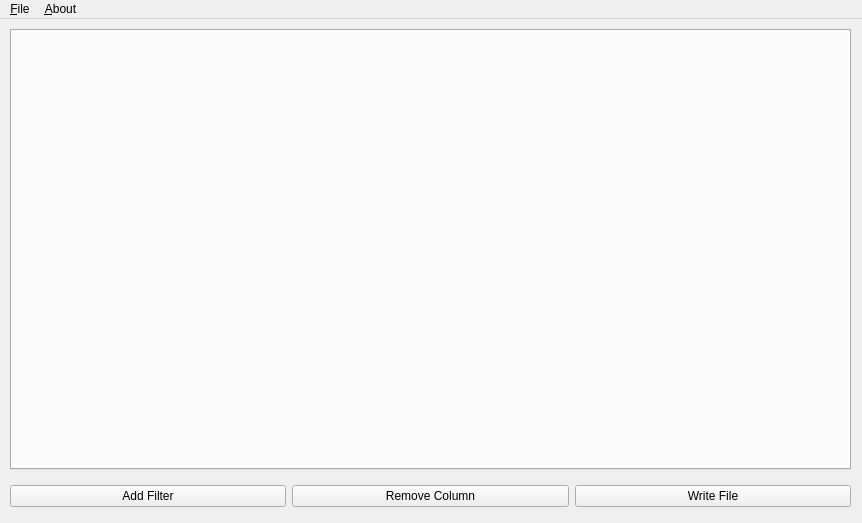
<?xml version="1.0" encoding="UTF-8"?>
<ui version="4.0">
 <class>mainwindow</class>
 <widget class="QMainWindow" name="mainwindow">
  <property name="geometry">
   <rect>
    <x>0</x>
    <y>0</y>
    <width>862</width>
    <height>523</height>
   </rect>
  </property>
  <property name="sizePolicy">
   <sizepolicy hsizetype="Fixed" vsizetype="Fixed">
    <horstretch>0</horstretch>
    <verstretch>0</verstretch>
   </sizepolicy>
  </property>
  <property name="minimumSize">
   <size>
    <width>862</width>
    <height>523</height>
   </size>
  </property>
  <property name="maximumSize">
   <size>
    <width>862</width>
    <height>523</height>
   </size>
  </property>
  <property name="windowTitle">
   <string>XLS Polisher</string>
  </property>
  <widget class="QWidget" name="centralwidget">
   <widget class="QWidget" name="layoutWidget">
    <property name="geometry">
     <rect>
      <x>10</x>
      <y>460</y>
      <width>841</width>
      <height>34</height>
     </rect>
    </property>
    <layout class="QHBoxLayout" name="horizontalLayout">
     <item>
      <widget class="QPushButton" name="addFilterButton">
       <property name="text">
        <string>Add Filter</string>
       </property>
       <property name="icon">
        <iconset>
         <normalon>:/icons/icons/black101.png</normalon>
        </iconset>
       </property>
      </widget>
     </item>
     <item>
      <widget class="QPushButton" name="removeColumnButton">
       <property name="text">
        <string>Remove Column</string>
       </property>
       <property name="icon">
        <iconset>
         <normalon>:/icons/icons/recycle4.png</normalon>
        </iconset>
       </property>
      </widget>
     </item>
     <item>
      <widget class="QPushButton" name="writeButton">
       <property name="text">
        <string>Write File</string>
       </property>
       <property name="icon">
        <iconset>
         <normalon>:/icons/icons/diskette4.png</normalon>
        </iconset>
       </property>
      </widget>
     </item>
    </layout>
   </widget>
   <widget class="QTabWidget" name="tabList">
    <property name="geometry">
     <rect>
      <x>10</x>
      <y>10</y>
      <width>841</width>
      <height>441</height>
     </rect>
    </property>
    <property name="minimumSize">
     <size>
      <width>841</width>
      <height>441</height>
     </size>
    </property>
    <property name="tabPosition">
     <enum>QTabWidget::North</enum>
    </property>
    <property name="tabShape">
     <enum>QTabWidget::Rounded</enum>
    </property>
    <property name="currentIndex">
     <number>-1</number>
    </property>
    <property name="elideMode">
     <enum>Qt::ElideNone</enum>
    </property>
    <property name="documentMode">
     <bool>false</bool>
    </property>
    <property name="tabsClosable">
     <bool>true</bool>
    </property>
    <property name="movable">
     <bool>true</bool>
    </property>
   </widget>
  </widget>
  <widget class="QMenuBar" name="menubar">
   <property name="geometry">
    <rect>
     <x>0</x>
     <y>0</y>
     <width>862</width>
     <height>26</height>
    </rect>
   </property>
   <widget class="QMenu" name="menuFile">
    <property name="title">
     <string>&amp;File</string>
    </property>
    <addaction name="actionOpenFile"/>
    <addaction name="separator"/>
    <addaction name="actionOpen_Configuration"/>
    <addaction name="actionSave_Configuration"/>
    <addaction name="separator"/>
    <addaction name="actionQuit"/>
   </widget>
   <widget class="QMenu" name="menuAbout">
    <property name="title">
     <string>&amp;About</string>
    </property>
    <addaction name="actionCredits"/>
    <addaction name="separator"/>
   </widget>
   <addaction name="menuFile"/>
   <addaction name="menuAbout"/>
  </widget>
  <action name="actionOpenFile">
   <property name="icon">
    <iconset>
     <normalon>:/icons/icons/date.png</normalon>
    </iconset>
   </property>
   <property name="text">
    <string>&amp;Open File</string>
   </property>
  </action>
  <action name="actionFilter">
   <property name="text">
    <string>Add Filter</string>
   </property>
  </action>
  <action name="actionQuit">
   <property name="icon">
    <iconset>
     <normalon>:/icons/icons/circle22.png</normalon>
    </iconset>
   </property>
   <property name="text">
    <string>&amp;Quit</string>
   </property>
  </action>
  <action name="actionAbout">
   <property name="text">
    <string>About</string>
   </property>
  </action>
  <action name="actionSave_Configuration">
   <property name="text">
    <string>&amp;Save Configuration</string>
   </property>
  </action>
  <action name="actionOpen_Configuration">
   <property name="text">
    <string>Open &amp;Configuration</string>
   </property>
  </action>
  <action name="actionCredits">
   <property name="text">
    <string>Credits</string>
   </property>
  </action>
 </widget>
 <resources>
  <include location="resources/resources.qrc"/>
 </resources>
 <connections/>
</ui>
